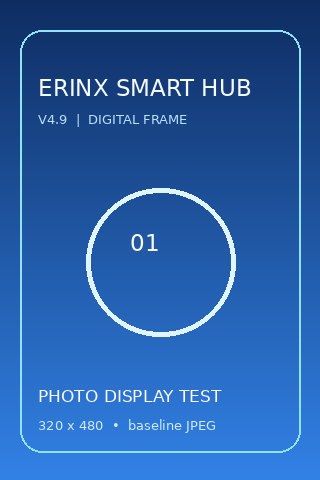
#> input picture ESP32 projects/ERINX_Smart_Hub/sd_card/COPY_TO_SD_ROOT/photos/ERINX_SAMPLE_01.jpg, 320 x 480 px; its folder holds 2 pictures in this run
$ python convert_photos.py ../../../../ERINX_Smart_Hub/sd_card/COPY_TO_SD_ROOT/photos ../../../../ERINX_Smart_Hub/sd_card/COPY_TO_SD_ROOT/photos/ERINX_SAMPLE_02.jpg
#> lines starting #> are read from the running program, lines starting #| are printed output that depends on the picture
r"""ERINX V4.9 - Convert your images to 320x480 baseline JPEG for ESP32-S3.
Requires: python -m pip install pillow
Run: python convert_photos.py "C:\Users\you\Pictures" "E:\photos"
The destination must be your SD card's /photos folder or a staging folder.
"""
from pathlib import Path
from PIL import Image, ImageOps
import sys

if len(sys.argv) != 3:
    print('Usage: python convert_photos.py "INPUT_FOLDER" "OUTPUT_FOLDER"')
    sys.exit(1)
source = Path(sys.argv[1])
target = Path(sys.argv[2])
target.mkdir(parents=True, exist_ok=True)
exts={'.jpg','.jpeg','.png','.webp','.bmp','.tiff'}
count=0
for input_file in sorted(source.iterdir()):
    if not input_file.is_file() or input_file.suffix.lower() not in exts:
        continue
    try:
        with Image.open(input_file) as raw:
#> raw is the input picture: PIL image 320x480 RGB; mean R, G, B 40.3, 94.4, 167.9
            im=ImageOps.exif_transpose(raw).convert('RGB')
            # Keep whole photo and letterbox it; don't crop faces/important areas.
            fitted=ImageOps.contain(im,(320,480),Image.Resampling.LANCZOS)
            canvas=Image.new('RGB',(320,480),(7,18,39))
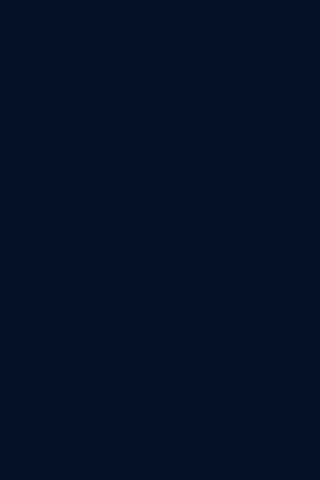
#> canvas: PIL image 320x480 RGB; mean R, G, B 7, 18, 39
            canvas.paste(fitted,((320-fitted.width)//2,(480-fitted.height)//2))
            filename=f'PIC_{count+1:03d}.jpg'
            canvas.save(target/filename,format='JPEG',quality=88,optimize=True,progressive=False,subsampling=0)
            print(input_file.name,'->',filename)
            count+=1
    except Exception as exc:
        print('SKIPPED',input_file,exc)
print('Converted',count,'photos. Reinsert microSD in ESP32-S3 when power is OFF.')
